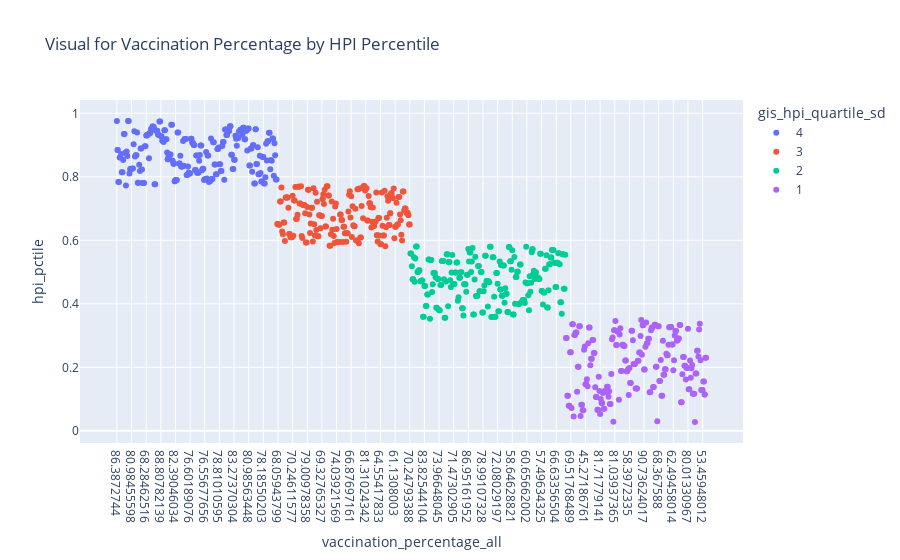

The notebook cell this image was saved under:
### Code cell
import matplotlib.pyplot as plt
import plotly.express as px

xfinal_joined = final_joined[final_joined['vaccination_percentage_all'] != '99']

fig = px.scatter(xfinal_joined, x='vaccination_percentage_all', y='hpi_pctile', color='gis_hpi_quartile_sd', title='Visual for Vaccination Percentage by HPI Percentile')
fig.show()
plt.savefig('C:/Users/krist/Downloads/fig3.pdf')                        
#

### Figure 1 — Plotly figure (JSON) as saved in the notebook; plotly's stock layout.template omitted (floating-point values rounded to 4 significant figures; data arrays with more than 128 entries replaced by an {"elided": "..."} marker saying what was removed)
{"data": [{"hovertemplate": "gis_hpi_quartile_sd=4<br>vaccination_percentage_all=%{x}<br>hpi_pctile=%{y}<extra></extra>", "legendgroup": "4", "marker": {"color": "#636efa", "symbol": "circle"}, "mode": "markers", "name": "4", "orientation": "v", "showlegend": true, "type": "scatter", "x": {"elided": "239 str values"}, "xaxis": "x", "y": {"elided": "239 float values"}, "yaxis": "y"}, {"hovertemplate": "gis_hpi_quartile_sd=3<br>vaccination_percentage_all=%{x}<br>hpi_pctile=%{y}<extra></extra>", "legendgroup": "3", "marker": {"color": "#EF553B", "symbol": "circle"}, "mode": "markers", "name": "3", "orientation": "v", "showlegend": true, "type": "scatter", "x": {"elided": "195 str values"}, "xaxis": "x", "y": {"elided": "195 float values"}, "yaxis": "y"}, {"hovertemplate": "gis_hpi_quartile_sd=2<br>vaccination_percentage_all=%{x}<br>hpi_pctile=%{y}<extra></extra>", "legendgroup": "2", "marker": {"color": "#00cc96", "symbol": "circle"}, "mode": "markers", "name": "2", "orientation": "v", "showlegend": true, "type": "scatter", "x": {"elided": "228 str values"}, "xaxis": "x", "y": {"elided": "228 float values"}, "yaxis": "y"}, {"hovertemplate": "gis_hpi_quartile_sd=1<br>vaccination_percentage_all=%{x}<br>hpi_pctile=%{y}<extra></extra>", "legendgroup": "1", "marker": {"color": "#ab63fa", "symbol": "circle"}, "mode": "markers", "name": "1", "orientation": "v", "showlegend": true, "type": "scatter", "x": {"elided": "203 str values"}, "xaxis": "x", "y": {"elided": "203 float values"}, "yaxis": "y"}], "layout": {"legend": {"title": {"text": "gis_hpi_quartile_sd"}, "tracegroupgap": 0}, "title": {"text": "Visual for Vaccination Percentage by HPI Percentile"}, "xaxis": {"anchor": "y", "domain": [0, 1], "title": {"text": "vaccination_percentage_all"}}, "yaxis": {"anchor": "x", "domain": [0, 1], "title": {"text": "hpi_pctile"}}}}
